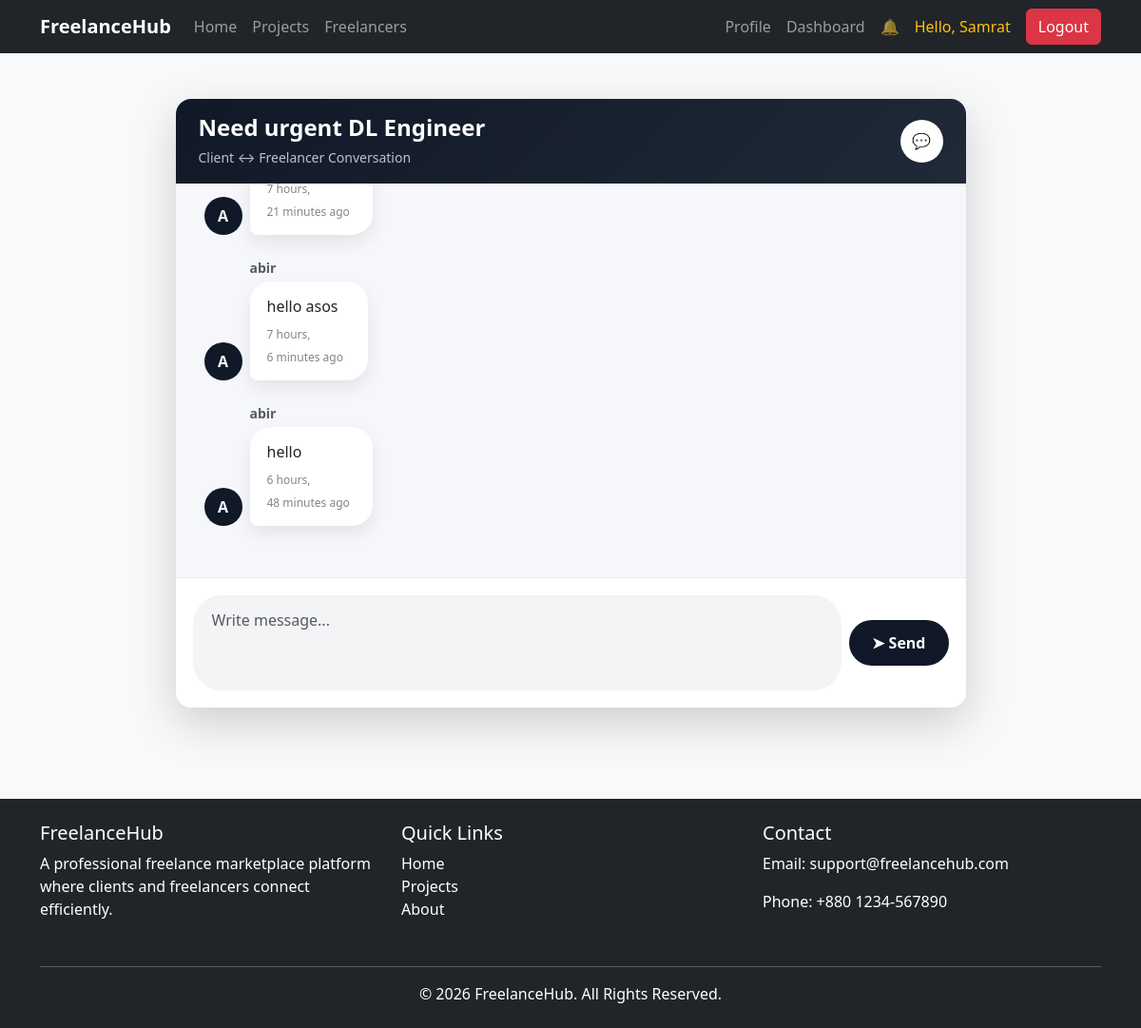
The page /messages/1/ (signed in) on the database as committed earlier.
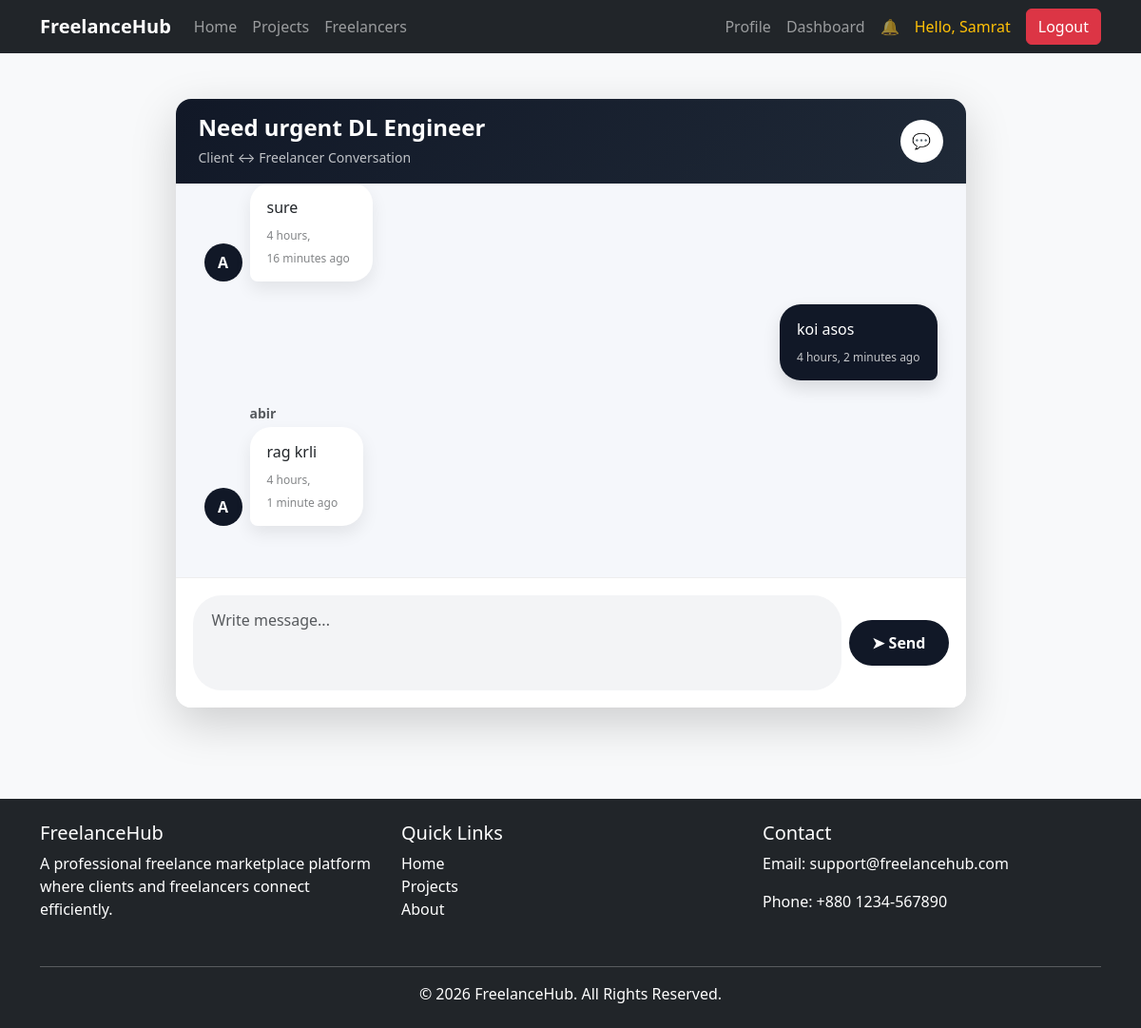
The same page on the database as committed later.
### messaging/models.py (models this page shows, shortened)
class Message(models.Model):
    conversation = models.ForeignKey(
        Conversation,
        on_delete=models.CASCADE,
        related_name='messages'
    )
    sender = models.ForeignKey(
        settings.AUTH_USER_MODEL,
        on_delete=models.CASCADE
    )
    body = models.TextField()
    created_at = models.DateTimeField(
        auto_now_add=True
    )

### accounts/models.py (models this page shows, shortened)
class User(AbstractUser):
    role= models.CharField(max_length=50,choices=ROLE_CHOICES)
    is_verified= models.BooleanField(default=False)

### messaging/views.py (the view)
# urls.py: path('<int:id>/',views.conversation_detail,name='conversation_detail'),
@login_required
def conversation_detail(request, id):
    conversation = get_object_or_404(
        Conversation,
        id=id
    )
    if request.user not in [
        conversation.client,
        conversation.freelancer
    ]:
        return redirect(
            'home'
        )
    if request.method == 'POST':
        form = MessageForm(
            request.POST
        )
        if form.is_valid():
            message = form.save(
                commit=False
            )
            message.conversation = conversation
            message.sender = request.user
            message.save()
            if request.user == conversation.client:
                receiver = conversation.freelancer
            else:
                receiver = conversation.client
            Notification.objects.create(
                user=receiver,
                notification_type='message',
                conversation=conversation,
                message=(
                    f'{request.user.first_name} '
                    f'sent you a message about '
                    f'"{conversation.project.title}".'
                )
            )
            return redirect(
                'conversation_detail',
                id=conversation.id
            )
    else:
        form = MessageForm()
    return render(
        request,
        'messaging/conversation.html',
        {
            'conversation': conversation,
            'form': form
        }
    )

### messaging/forms.py
class MessageForm(forms.ModelForm):
    class Meta:
        model = Message
        fields = [
            'body'
        ]
        widgets = {
            'body': forms.Textarea(
                attrs={
                    'class': 'form-control',
                    'rows': 3,
                    'placeholder': 'Write message...'
                }
            )
        }

### notifications/context_processors.py (called while the page is built)
def notification_count(request):
    count = 0
    if request.user.is_authenticated:
        count = Notification.objects.filter(
            user=request.user,
            is_read=False
        ).count()
    return {
        'notification_count': count
    }

### messaging/templates/messaging/conversation.html (shortened to what this page needs)
{% extends 'base.html' %}
{% block content %}
<div class="container py-5">
    <div class="row justify-content-center">
        <div class="col-lg-9">
            <div class="card border-0 shadow-lg rounded-4 overflow-hidden chat-card">
                <div
                    class="chat-header d-flex justify-content-between align-items-center px-4 py-3"
                >
                    <div>
                        <h4 class="mb-1 fw-bold text-white">
                            {{ conversation.project.title }}
                        </h4>
                        <small class="text-light opacity-75">
                            Client ↔ Freelancer Conversation
                        </small>
                    </div>
                    <div
                        class="bg-white text-dark rounded-circle d-flex align-items-center justify-content-center fw-bold"
                        style="width:45px;height:45px;"
                    >
                        💬
                    </div>
                </div>
                <div
                    id="chat-box"
                    class="chat-body"
                >
                    {% for message in conversation.messages.all %}
                        {% if message.sender == request.user %}
                        <div class="d-flex justify-content-end mb-4">
                            <div
                                class="message-bubble my-message"
                            >
                                <p class="mb-1">
                                    {{ message.body }}
                                </p>
                                <small class="message-time">
                                    {{ message.created_at|timesince }}
                                    ago
                                </small>
                            </div>
                        </div>
                        {% else %}
                        <div
                            class="d-flex justify-content-start mb-4 align-items-end gap-2"
                        >
                            <div
                                class="avatar-circle"
                            >
                                {{ message.sender.first_name|slice:":1"|upper }}
                            </div>
                            <div>
                                <div
                                    class="small fw-semibold text-muted mb-1"
                                >
                                    {{ message.sender.first_name }}
                                </div>
                                <div
                                    class="message-bubble other-message"
                                >
                                    <p class="mb-1">
                                        {{ message.body }}
                                    </p>
                                    <small class="message-time text-muted">
                                        {{ message.created_at|timesince }}
                                        ago
                                    </small>
                                </div>
                            </div>
                        </div>
                        {% endif %}
                    {% endfor %}
                </div>
                <div class="chat-footer">
                    <form method="POST">
                        <div
                            class="d-flex align-items-center gap-2"
                        >
                            <div class="flex-grow-1">
                                {{ form.body }}
                            </div>
                            <button
                                type="submit"
                                class="btn send-btn"
                            >
                                ➤ Send
                            </button>
                        </div>
                    </form>
                </div>
            </div>
        </div>
    </div>
</div>
{% endblock %}

Rows that differ between the two databases and show on the page:
no longer on this page (row unchanged): Message: sender.first_name "A", created_at "7 hours, 21 minutes"
no longer on this page (row unchanged): Message: sender.first_name "A", sender.first_name "abir", body "hello asos", created_at "7 hours, 6 minutes"
no longer on this page (row unchanged): Message: sender.first_name "A", sender.first_name "abir", body "hello", created_at "6 hours, 48 minutes"
added Message: sender.first_name "A", body "sure", created_at "4 hours, 16 minutes"
added Message: body "koi asos", created_at "4 hours, 2 minutes"
added Message: sender.first_name "A", sender.first_name "abir", body "rag krli", created_at "4 hours, 1 minute"
